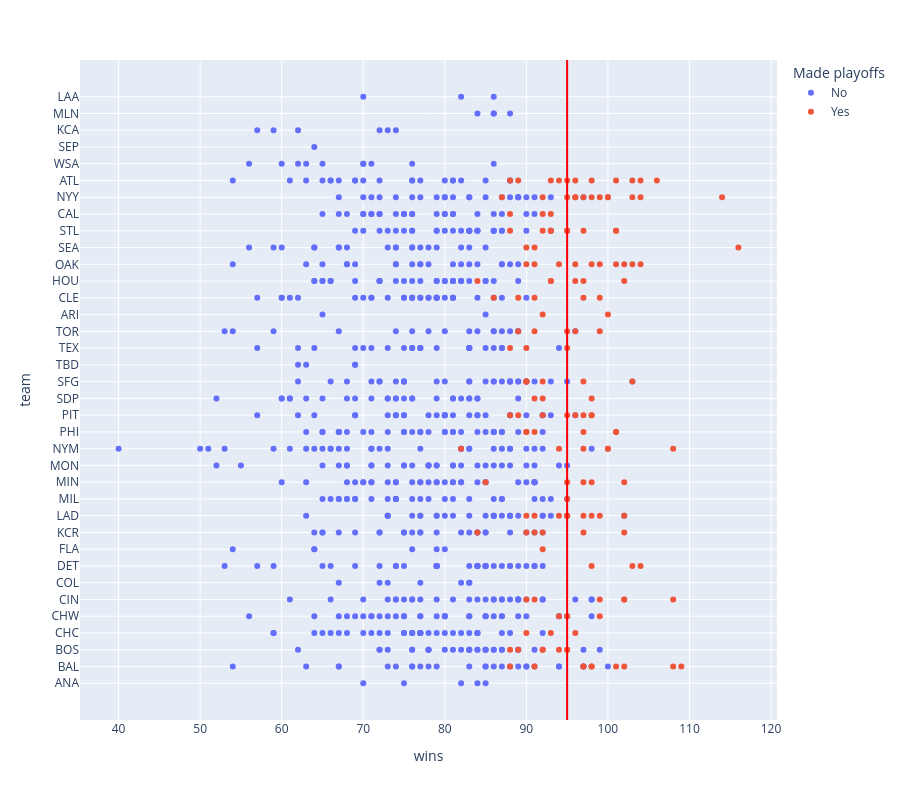

Here is the notebook cell this chart was saved with:
### Markdown cell above
---
# 🏆 Part 3: How many wins does it take to make the playoffs?
Now we zoom out to the big goal. DePodesta looked at past seasons and estimated that **about 95 wins** almost guarantees a playoff spot.

👀 In the plot below, each dot is a team-season, coloured by whether it made the playoffs. The red line is at **95 wins**. Notice that **nearly every team to the right of the line made the playoffs**, and teams to the left are hit or miss.

### Code cell
fig = px.scatter(df, x='wins', y='team', color=df['playoffs'].map({0: 'No', 1: 'Yes'}),
                 hover_data=['year'], labels={'color': 'Made playoffs'}, height=800)
fig.add_vline(x=95, line_color='red')
fig.show()

### Figure 1 — Plotly figure (JSON) as saved in the notebook; plotly's stock layout.template omitted (floating-point values rounded to 4 significant figures; data arrays with more than 128 entries replaced by an {"elided": "..."} marker saying what was removed)
{"data": [{"customdata": {"elided": "748x1 int values"}, "hovertemplate": "Made playoffs=No<br>wins=%{x}<br>team=%{y}<br>year=%{customdata[0]}<extra></extra>", "legendgroup": "No", "marker": {"color": "#636efa", "symbol": "circle"}, "mode": "markers", "name": "No", "orientation": "h", "showlegend": true, "type": "scatter", "x": {"elided": "748 int values"}, "xaxis": "x", "y": {"elided": "748 str values"}, "yaxis": "y"}, {"customdata": {"elided": "154x1 int values"}, "hovertemplate": "Made playoffs=Yes<br>wins=%{x}<br>team=%{y}<br>year=%{customdata[0]}<extra></extra>", "legendgroup": "Yes", "marker": {"color": "#EF553B", "symbol": "circle"}, "mode": "markers", "name": "Yes", "orientation": "h", "showlegend": true, "type": "scatter", "x": {"elided": "154 int values"}, "xaxis": "x", "y": {"elided": "154 str values"}, "yaxis": "y"}], "layout": {"height": 800, "legend": {"title": {"text": "Made playoffs"}, "tracegroupgap": 0}, "margin": {"t": 60}, "shapes": [{"line": {"color": "red"}, "type": "line", "x0": 95, "x1": 95, "xref": "x", "y0": 0, "y1": 1, "yref": "y domain"}], "xaxis": {"anchor": "y", "domain": [0, 1], "title": {"text": "wins"}}, "yaxis": {"anchor": "x", "domain": [0, 1], "title": {"text": "team"}}}}
